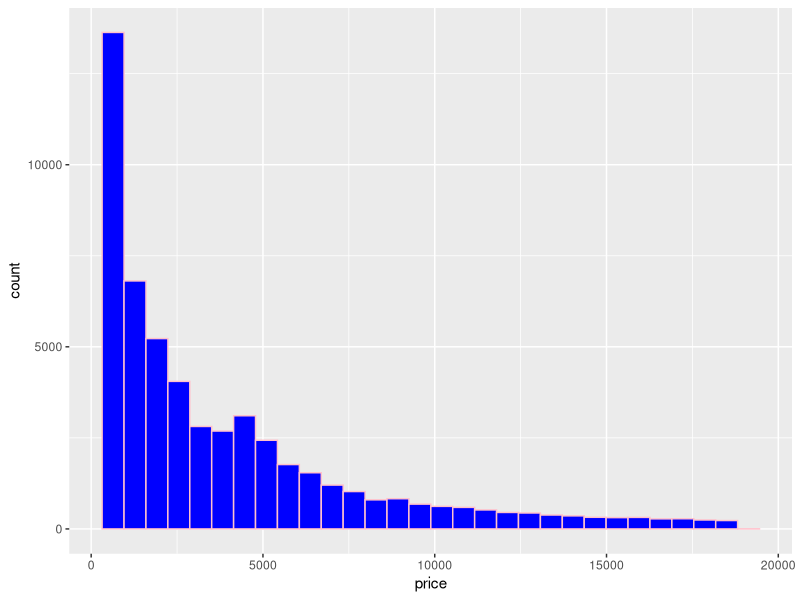
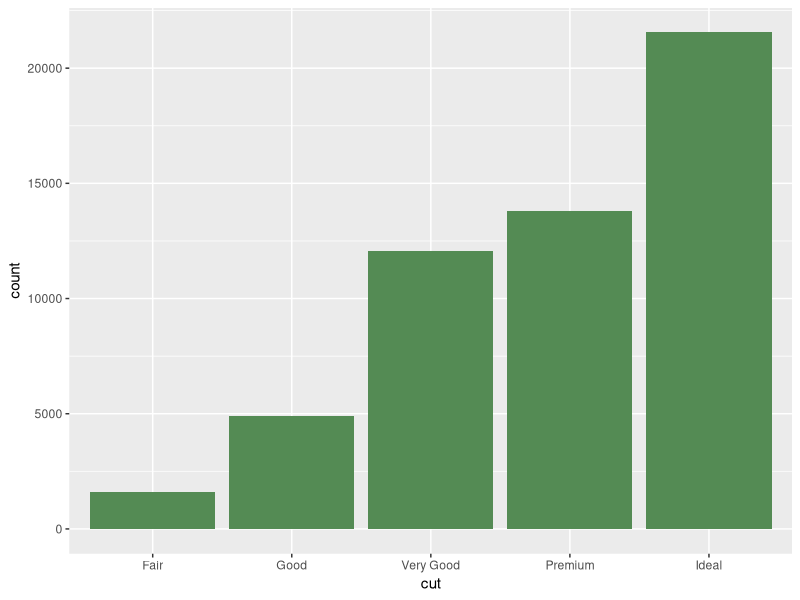
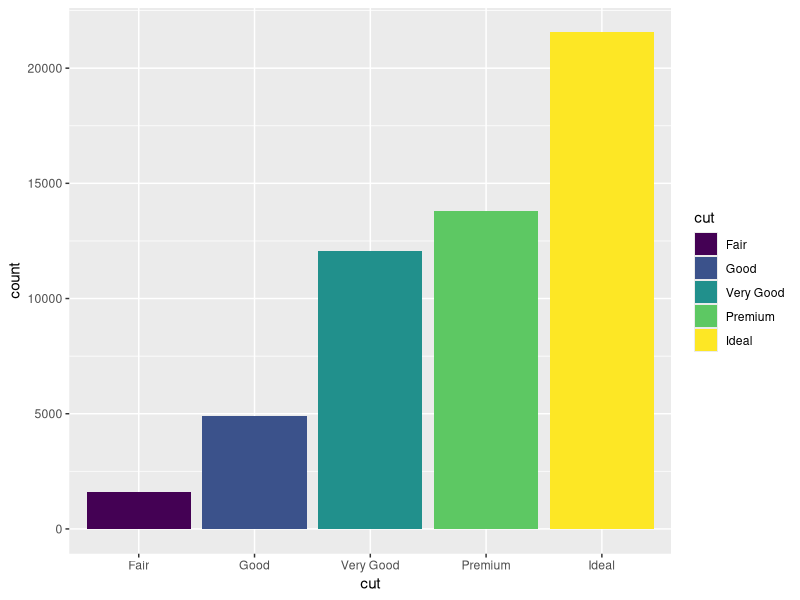
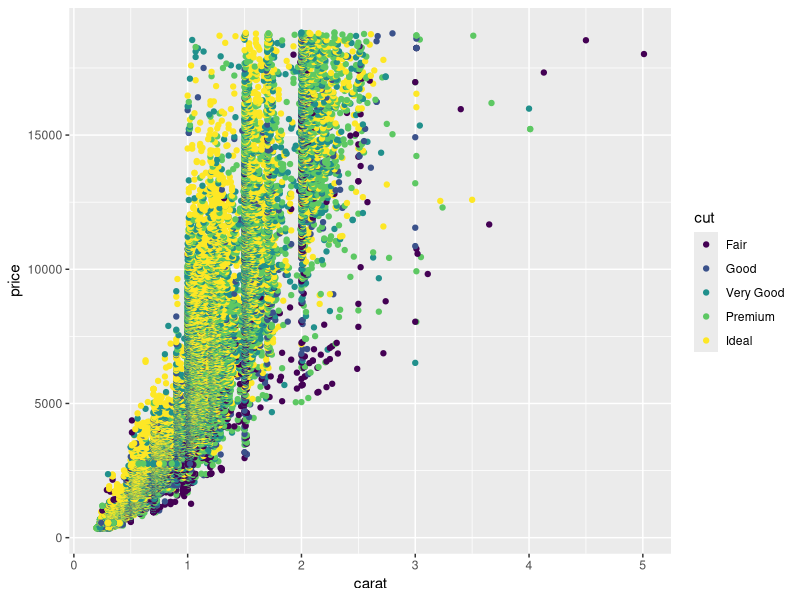
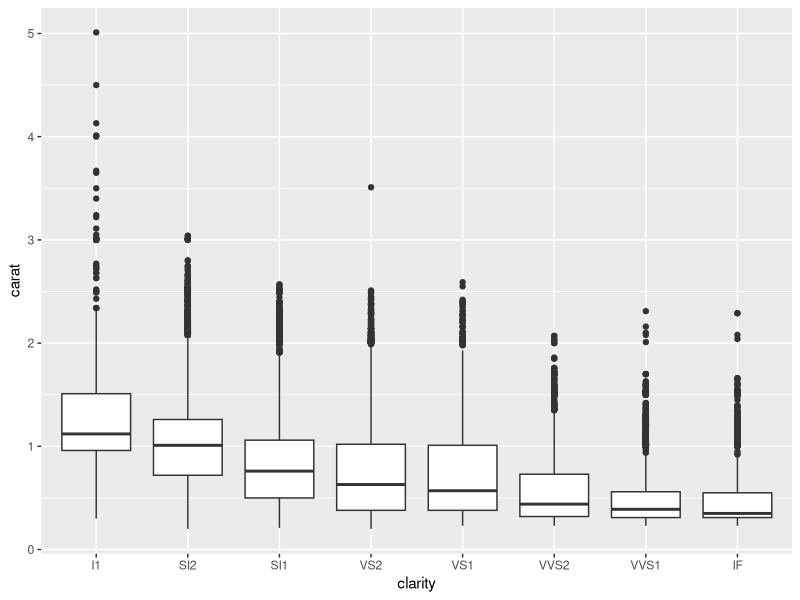
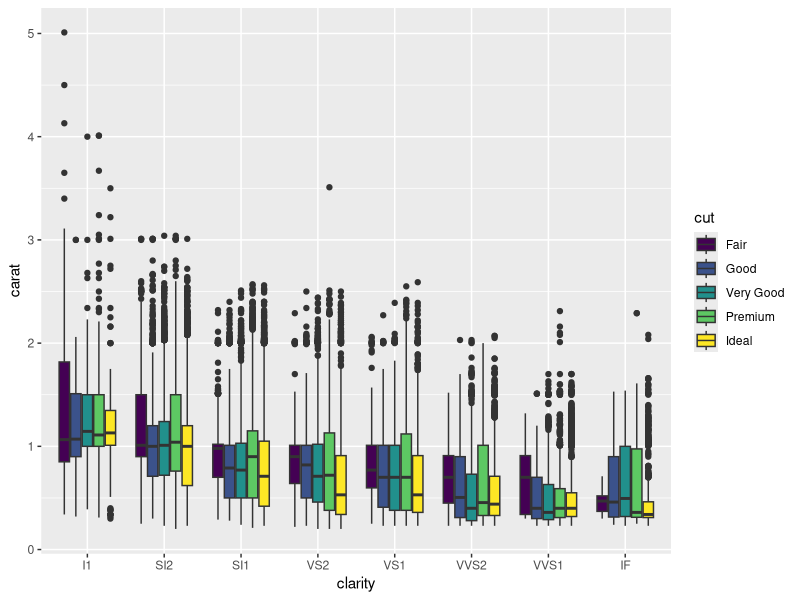

Generate these figures, in order, with R:
library(ggplot2)

#histogram 

ggplot(data=diamonds,aes(x=price))+geom_histogram(fill="blue",col="pink")

#bar graph

ggplot(data = diamonds,aes(x=cut))+geom_bar(fill="palegreen4") #all bars will be of same color

ggplot(data = diamonds,aes(x=cut,fill=cut))+geom_bar() #differnt bars have diffrent color


#scatter/point graph

ggplot(data=diamonds,aes(x=carat,y=price,col=cut))+geom_point()

#bolxplot

ggplot(data=diamonds,aes(x=clarity,y=carat))+geom_boxplot()

# box has 3 lines
#1 line =25 percemtile line 
#2 line =50 percentile line / median value line
#3 line =75 percentile line

# dots=outliners/annamolies
# genral range =vertical line and box size


ggplot(data=diamonds,aes(x=clarity,y=carat,fill=cut))+geom_boxplot()











